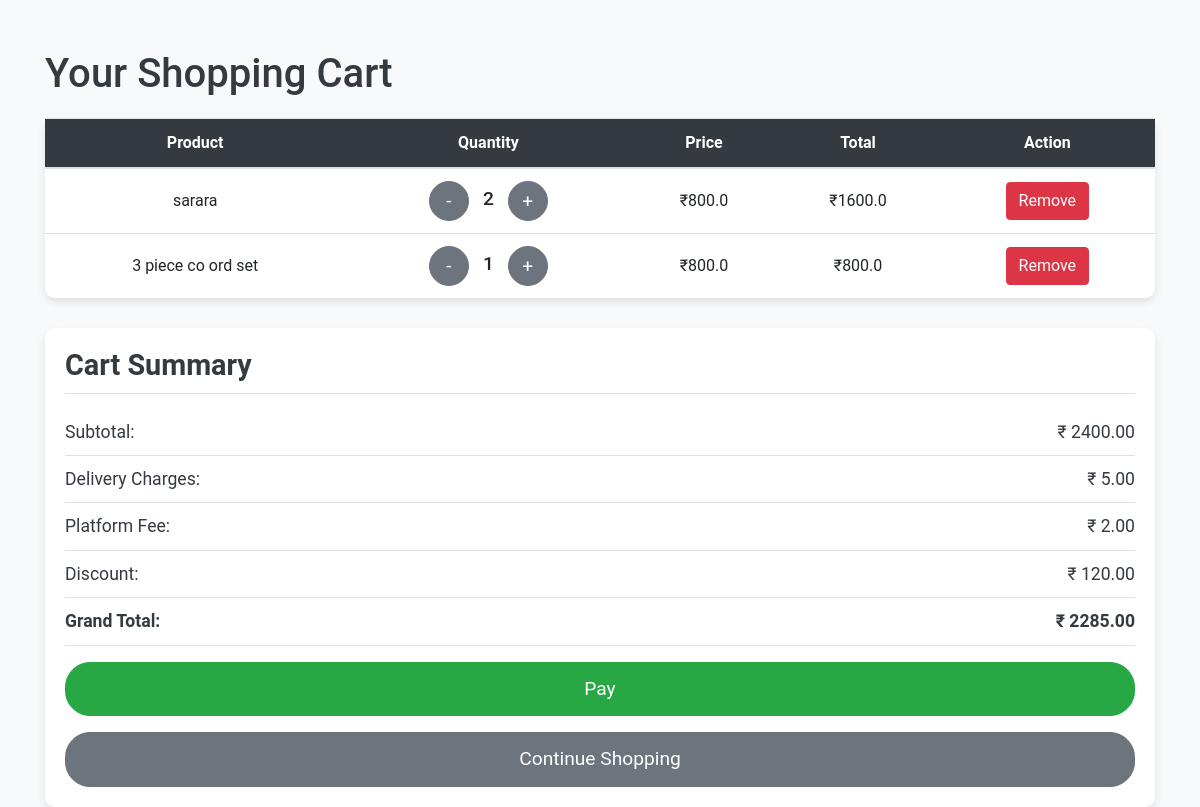
The app's page /view_cart/ (signed in) with its own data.
### reg/models.py (models this page shows, shortened)
class CartItem(models.Model):
    cart = models.ForeignKey(Cart, on_delete=models.CASCADE)
    product = models.ForeignKey(Product, on_delete=models.CASCADE)
    quantity = models.PositiveIntegerField(default=1)
    def get_total_price(self):
        return self.quantity * self.product.price

class Product(models.Model):
    name = models.CharField(max_length=50)
    category = models.ForeignKey(Category, on_delete=models.CASCADE)
    desc = models.TextField()
    price = models.FloatField(default=0.0)
    available_quantity = models.PositiveIntegerField(default=0)  # Renamed for clarity
    product_image = models.ImageField(upload_to='product_images/', null=True, blank=True)
    seller = models.ForeignKey(User, on_delete=models.CASCADE, related_name='products', null=True, blank=True)
    print(seller)

### reg/views.py (the view, shortened to what this page needs)
# urls.py: path('view_cart/', views.view_cart, name='view_cart'),
@login_required
def view_cart(request):
    DELIVERY_CHARGE = 5.00
    DISCOUNT_RATE = 0.05
    platform_fee = 2
    try:
        cart = Cart.objects.get(user=request.user)
    except Cart.DoesNotExist:
        messages.info(request, "Your cart is empty.")
        return render(request, 'cart.html', {'cart_empty': True})
    cart_items = CartItem.objects.filter(cart=cart)
    if not cart_items.exists():
        messages.info(request, "Your cart is empty.")
        return render(request, 'cart.html', {'cart_empty': True})
    total_cost = sum(item.quantity * item.product.price for item in cart_items)
    discount = total_cost * DISCOUNT_RATE
    grand_total = total_cost - discount  + DELIVERY_CHARGE
    context = {
        'cart': cart,
        'cart_items': cart_items,
        'total_cost': total_cost,
        'delivery_charge': DELIVERY_CHARGE,
        'discount': discount,
        'platform_fee':platform_fee,
        'grand_total': grand_total,
        'cart_empty': False,
    }
    return render(request, 'cart.html', context)

### reg/templates/cart.html (shortened to what this page needs)
<!DOCTYPE html>
<html lang="en">
<head>
    <link href="https://maxcdn.bootstrapcdn.com/bootstrap/4.5.2/css/bootstrap.min.css" rel="stylesheet">
</head>
<body>
    <div class="container">
        <h1>Your Shopping Cart</h1>
        <table class="table table-hover">
            <thead>
                <tr>
                    <th>Product</th>
                    <th>Quantity</th>
                    <th>Price</th>
                    <th>Total</th>
                    <th>Action</th>
                </tr>
            </thead>
            <tbody>
                {% for item in cart_items %}
                <tr id="cart-item-{{ item.id }}" data-price="{{ item.product.price }}" data-available-count="{{ item.product.available_quantity }}">
                    <td>{{ item.product.name }}</td>
                    <td class="quantity-control">
                        <button class="btn btn-secondary btn-decrease" data-id="{{ item.id }}">-</button>
                        <span id="quantity-{{ item.id }}">{{ item.quantity }}</span>
                        <button class="btn btn-secondary btn-increase" data-id="{{ item.id }}">+</button>
                    </td>
                    <td>₹{{ item.product.price }}</td>
                    <td id="total-{{ item.id }}">₹{{ item.get_total_price }}</td>
                    <td>
                        <a href="{% url 'remove_from_cart' item.id %}" class="btn btn-danger">Remove</a>
                    </td>
                </tr>
                {% endfor %}
            </tbody>
        </table>
        <div class="cart-summary">
            <h4>Cart Summary</h4>
            <div class="total-item">
                <span>Subtotal:</span>
                <span id="subtotal">₹ {{ total_cost|floatformat:2 }}</span>
            </div>
            <div class="total-item">
                <span>Delivery Charges:</span>
                <span id="delivery-charge">₹ {{ delivery_charge|floatformat:2 }}</span>
            </div>
            <div class="total-item">
                <span>Platform Fee:</span>
                <span id="platform-fee">₹ {{ platform_fee|floatformat:2 }}</span>
            </div>
            <div class="total-item">
                <span>Discount:</span>
                <span id="discount"> ₹ {{ discount|floatformat:2 }}</span>
            </div>
            <div class="total-item">
                <span><strong>Grand Total:</strong></span>
                <span><strong id="grand-total">₹ {{ grand_total|floatformat:2 }}</strong></span>
            </div>
            <a href="#" class="btn btn-success mt-3"> Pay </a>
            <a href="{% url 'login2' %}" class="btn btn-secondary mt-3">Continue Shopping</a>
        </div>
    </div>
</body>
</html>

### reg/templates/cart.html (style rules this page uses)
body { font-family: 'Roboto', sans-serif; background-color: #f8f9fa; color: #343a40; }
.container { margin-top: 50px; }
h1 { font-size: 2.5rem; margin-bottom: 20px; font-weight: 500; }
.table { background-color: #fff; box-shadow: 0px 4px 8px rgba(0, 0, 0, 0.1); border-radius: 10px; }
.table th, .table td { vertical-align: middle; }
.table thead th { background-color: #343a40; color: #fff; text-align: center; font-weight: 600; }
.table tbody td { text-align: center; }
.quantity-control button { font-size: 1.2rem; padding: 5px 10px; border-radius: 50%; width: 40px; height: 40px; }
.quantity-control span { font-size: 1.2rem; font-weight: 500; margin: 0 10px; }
.cart-summary { background-color: #fff; box-shadow: 0px 4px 8px rgba(0, 0, 0, 0.1); border-radius: 10px; padding: 20px; margin-top: 30px; font-size: 1.1rem; }
.cart-summary h4 { font-size: 1.8rem; font-weight: 600; margin-bottom: 15px; border-bottom: 1px solid #dee2e6; padding-bottom: 10px; }
.cart-summary .total-item { display: flex; justify-content: space-between; padding: 10px 0; border-bottom: 1px solid #dee2e6; }
.btn-success, .btn-secondary { width: 100%; padding: 12px 20px; font-size: 1.2rem; border-radius: 25px; }

### records on screen
CartItem: product.name "sarara", quantity "2", product.price "800.0", get_total_price "1600.0"
CartItem: product.name "3 piece co ord set", quantity "1", product.price "800.0", get_total_price "800.0"

### other values on screen
{{ total_cost|floatformat:2 }} "2400.00"
{{ delivery_charge|floatformat:2 }} "5.00"
{{ platform_fee|floatformat:2 }} "2.00"
{{ discount|floatformat:2 }} "120.00"
{{ grand_total|floatformat:2 }} "2285.00"
